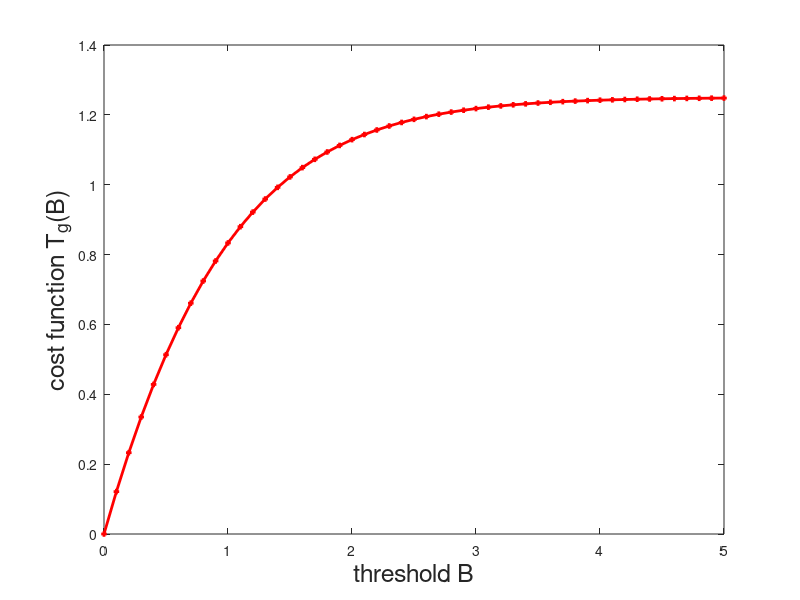

MATLAB code to generate this figure: (Note: this script raises an error after producing the figure.)
% threshold based policy 
% overall optimization 
% object function test
clear
lambda = .2;
mu = 1;
c  =  10;
k = 600;

rho = lambda / mu; 
b = 5;
a = ((rho.^b-rho.^(b+1))./(1-rho.^(b+1))).^2;

B = 0 : .1 : 5;
if rho ~= 1
 Tg = 1/lambda .*((B+1)./(rho.^(B+1)-1) + B + 1/(1-rho) ) + k*lambda^2/c^2 .* a.* ((rho.^B-rho.^(B+1))./(1-rho.^(B+1)));
end

min(Tg)

figure(20)
plot(B, Tg,'r-s','LineWidth',2,'MarkerSize',2)
xlabel('threshold B','FontSize', 18)
ylabel('cost function T_g(B)', 'FontSize', 18)
title('\lambda = ' + string(lambda) + ', \mu = ' + string(mu) + ', c = ' + string(c) + ', k = ' + string(k) ,'FontSize',18)
